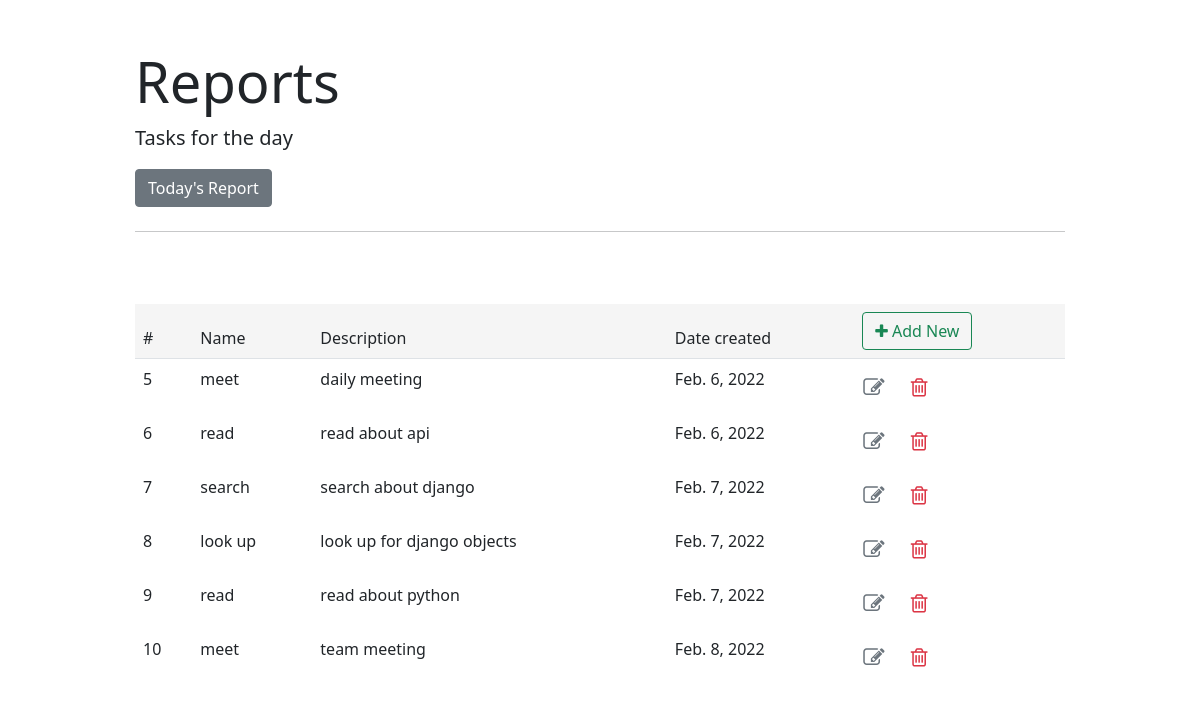
/tasks/, run on an earlier commit of the app's database.
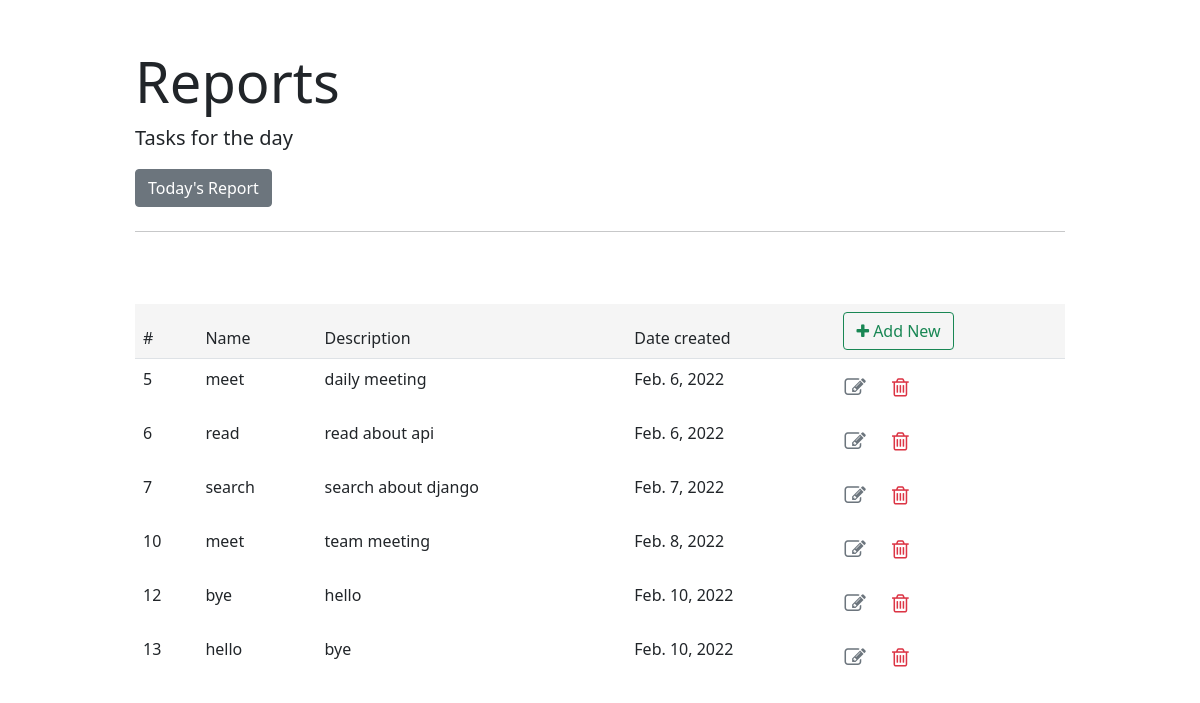
And on a later commit of the database.
### apiApp/models.py (models this page shows, shortened)
class Task(models.Model):
    taskId=models.IntegerField(primary_key=True)
    name=models.CharField(max_length=100,null=False)
    description=models.TextField(max_length=200)
    date=models.DateField(auto_now_add=True)

### apiApp/views.py (the view)
# urls.py: path('', task_list,name="task_list"),
@csrf_exempt
def task_list(request):
    data={'task_list':Task.objects.all()}
    return render(request, 'tasks-list.html',data)

### apiApp/templates/tasks-list.html
{% extends 'base.html' %}
{% block content %}
            <h1 class="display-4">Reports</h1>
            <p class ="lead font-italic">Tasks for the day</p>
            <a href="{% url 'today_task' %}"><button type="submit" class="btn btn-secondary">Today's Report</button></a>
            <hr class="my-4">
            <br><br>
<table class="table table-borderless">
    <thead class="border-bottom font-weight-bold">
        <tr style="background-color:rgb(245, 245, 245);">
            <td>#</td>
            <td>Name</td>
            <td>Description</td>
            <td>Date created</td>
            <td>
                <a href="{% url 'task_insert' %}" class="btn btn-outline-success">
                    <i class="fa fa-plus"></i> Add New
                </a>
            </td>
        </tr>
    </thead>
    <tbody>
        {% for Task in task_list %}
        <tr>
            <td >{{Task.taskId}}</td>
            <td>{{Task.name}}</td>
            <td>{{Task.description}}</td>
            <td>{{Task.date}}</td>
            <td>
                <a href="{% url 'task_update' Task.pk  %}" class="btn text-secondary px-0" style="margin-right: 20px;">
                    <i class="fa fa-edit fa-lg"></i>
                </a>
                <a href="{% url 'task_delete' Task.pk  %}" class="btn text-secondary px-0 d-inline">
                    <i class="fa fa-trash-o fa-lg text-danger float-right"></i>
                </a>
            </td>
        </tr>
        {% endfor %}
    </tbody>
</table>
{% endblock content %}

### apiApp/templates/base.html (shortened to what this page needs)
<!DOCTYPE html>
<html>
<head>
<link rel="stylesheet" href="https://cdnjs.cloudflare.com/ajax/libs/font-awesome/4.7.0/css/font-awesome.min.css">
<link href="https://cdn.jsdelivr.net/npm/bootstrap@5.1.3/dist/css/bootstrap.min.css" rel="stylesheet">
</head>
<body>
    <div class="container">
        <div class="col-md-10 offset-md-1 mt-5">
            <div class="jumbotron">
                {% block content %}
                {% endblock content %}
            </div>
        </div>
    </div>
</body>
</html>

What changed in the data, as far as the page shows it:
removed Task: taskId "8", name "look up", description "look up for django objects", date "Feb. 7, 2022"
removed Task: taskId "9", name "read", description "read about python", date "Feb. 7, 2022"
added Task: taskId "12", name "bye", description "hello", date "Feb. 10, 2022"
added Task: taskId "13", name "hello", description "bye", date "Feb. 10, 2022"
